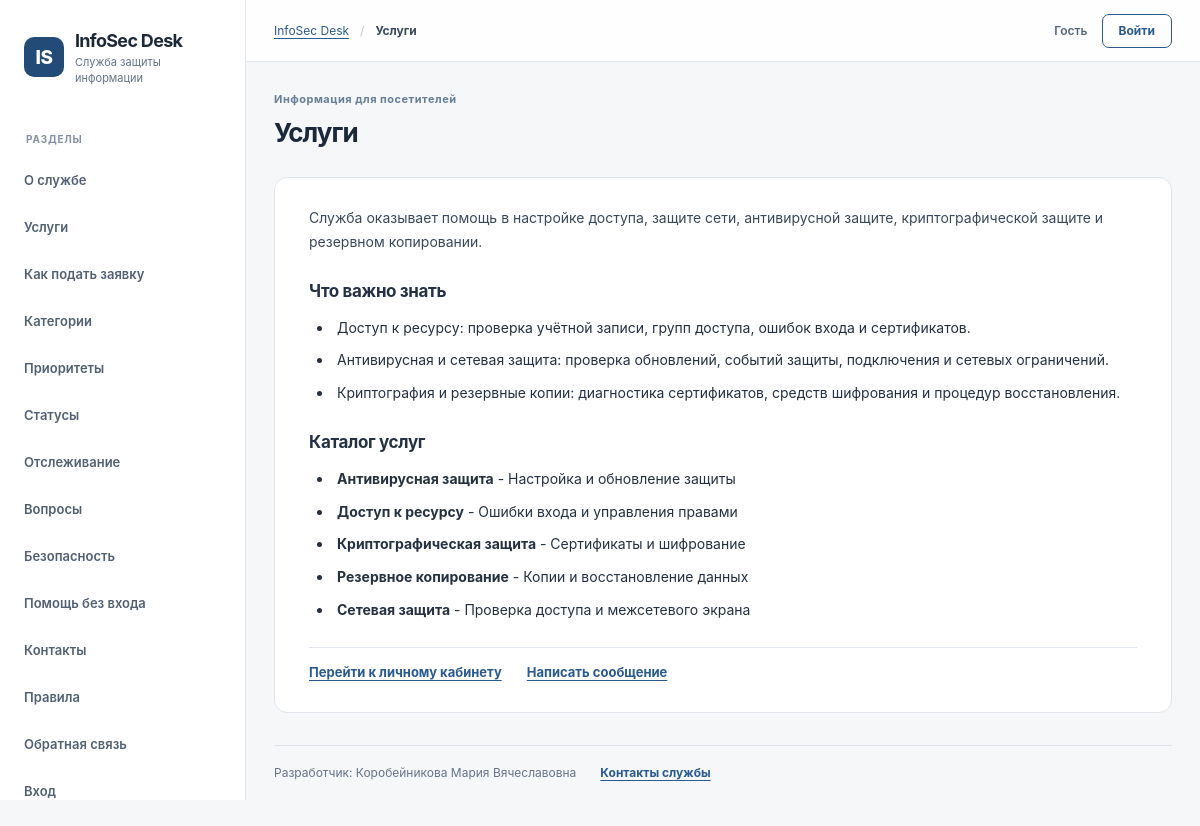
Page /public/services on the committed database.
### tables this page shows
CREATE TABLE service_catalog (
 id INTEGER PRIMARY KEY, code TEXT NOT NULL UNIQUE, name TEXT NOT NULL,
 description TEXT NOT NULL DEFAULT '', category TEXT NOT NULL, active INTEGER NOT NULL DEFAULT 1
);

### src/infosec_desk/web.py (the view)
    @app.get("/public/<slug>")
    def public_page(slug):
        if slug not in PUBLIC_PAGES:
            abort(404)
        heading, body = PUBLIC_PAGES[slug]
        return show(
            "public_page.html",
            heading,
            heading=heading,
            body=body,
            slug=slug,
            items=service.list_services(db_path, active_only=True) if slug == "services" else [],
            details=PUBLIC_DETAILS[slug],
        )

### src/infosec_desk/db.py (called while the page is built)
def connect(path: str | Path) -> sqlite3.Connection:
    db = sqlite3.connect(str(path), timeout=10)
    db.row_factory = sqlite3.Row
    db.execute("PRAGMA foreign_keys = ON")
    db.execute("PRAGMA busy_timeout = 5000")
    return db

### src/infosec_desk/security.py (called while the page is built)
def new_csrf_token() -> str:
    return secrets.token_urlsafe(32)

### src/infosec_desk/service.py (called while the page is built)
def list_services(db_path, active_only=False):
    with connect(db_path) as db:
        sql = (
            "SELECT * FROM service_catalog"
            + (" WHERE active=1" if active_only else "")
            + " ORDER BY name"
        )
        return [dict(x) for x in db.execute(sql)]

def get_settings(db_path):
    with connect(db_path) as db:
        settings = {
            r["setting_key"]: r["setting_value"]
            for r in db.execute("SELECT * FROM application_settings")
        }
    return {
        "help_email": settings.get("help_email", "Уточняется у администратора"),
        "office_hours": settings.get("office_hours", "Пн-Пт, 09:00-18:00"),
        "site_title": settings.get("site_title", "InfoSec Desk"),
    }

### src/infosec_desk/templates/public_page.html
{% extends 'base.html' %}
{% block content %}
<div class="page-head">
  <div>
    <p class="section-label">Информация для посетителей</p>
    <h1>{{ heading }}</h1>
  </div>
</div>
<section class="panel public-content" aria-label="{{ heading }}">
  <p class="public-intro">{{ body }}</p>
  <h2>Что важно знать</h2>
  <ul class="public-points">
    {% for point in details %}<li>{{ point }}</li>{% endfor %}
  </ul>
  {% if items %}
  <h2>Каталог услуг</h2>
  <ul class="public-points">
    {% for item in items %}<li><strong>{{ item.name }}</strong> - {{ item.description }}</li>{% endfor %}
  </ul>
  {% endif %}
  <div class="public-actions">
    <a class="text-link" href="/login">Перейти к личному кабинету</a>
    <a class="text-link" href="/feedback">Написать сообщение</a>
  </div>
</section>
{% endblock %}

### src/infosec_desk/static/style.css (style rules this page uses)
:root { font-family: -apple-system, BlinkMacSystemFont, "Segoe UI", Arial, sans-serif; color: #253041; background: #f6f7f9; font-size: 14px; line-height: 1.45; font-synthesis: none; --ink: #253041; --muted: #657386; --subtle: #8490a0; --border: #e0e5eb; --accent: #295a91; --accent-hover: #214978; --surface: #fff; --canvas: #f6f7f9; --ring: #90b8ea; }
* { box-sizing: border-box; }
body { margin: 0; }
a { color: inherit; text-decoration: none; }
.page-head { display: flex; align-items: flex-start; justify-content: space-between; gap: 22px; margin-bottom: 28px; }
.page-head h1, .page-title { margin: 0; color: #1c293b; font-size: clamp(26px, 2.1vw, 33px); font-weight: 720; letter-spacing: -1px; line-height: 1.25; }
.section-label { margin: 0 0 9px; color: #677e99; font-size: 11px; font-weight: 720; letter-spacing: .045em; }
h2 { color: #243145; margin: 0; font-size: 17px; letter-spacing: -.35px; font-weight: 700; }
p { margin-top: 0; }
.text-link { color: var(--accent); font-weight: 650; font-size: 12px; }
.panel { margin-top: 22px; overflow: hidden; border: 1px solid var(--border); border-radius: 13px; background: #fff; }
.public-content { margin-top: 0; padding: 28px 34px 30px; }
.public-content .public-intro { margin: 0 0 25px; color: #39485b; font-size: 14px; line-height: 1.7; }
.public-content h2 { margin: 0 0 12px; }
.public-content .public-points { padding-left: 24px; margin: 0 0 25px; line-height: 1.7; }
.public-content .public-points li { padding-left: 4px; margin: 0 0 9px; }
.public-content .public-points li:last-child { margin-bottom: 0; }
.public-actions { display: flex; flex-wrap: wrap; gap: 12px 25px; align-items: center; padding-top: 15px; border-top: 1px solid var(--border); }
.public-actions a { font-size: 13px; text-decoration: underline; text-underline-offset: 3px; }
.panel ul { line-height: 1.7; }

### rows in the picture
service_catalog: name "Антивирусная защита", description "Настройка и обновление защиты"
service_catalog: name "Доступ к ресурсу", description "Ошибки входа и управления правами"
service_catalog: name "Криптографическая защита", description "Сертификаты и шифрование"
service_catalog: name "Резервное копирование", description "Копии и восстановление данных"
service_catalog: name "Сетевая защита", description "Проверка доступа и межсетевого экрана"

### other values in the picture
{{ title }} "Услуги"
{{ user.username if user else 'Гость' }} "Гость"
{{ heading }} "Услуги"
{{ body }} "Служба оказывает помощь в настройке доступа, защите сети, антивирусной защите, криптографической защите и резервном копировании."
{{ point }} "Доступ к ресурсу: проверка учётной записи, групп доступа, ошибок входа и сертификатов." "Антивирусная и сетевая защита: проверка обновлений, событий защиты, подключения и сетевых ограничений." "Криптография и резервные копии: диагностика сертификатов, средств шифрования и процедур восстановления."
